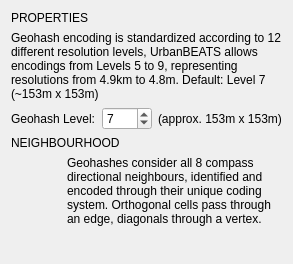
            <widget class="QWidget" name="scrollAreaWidgetContents_5">
             <property name="geometry">
              <rect>
               <x>0</x>
               <y>0</y>
               <width>273</width>
               <height>264</height>
              </rect>
             </property>
             <layout class="QVBoxLayout" name="verticalLayout_11">
              <item>
               <widget class="QLabel" name="gh_lbl1">
                <property name="whatsThis">
                 <string>Width of the square cell in the city grid in metres</string>
                </property>
                <property name="text">
                 <string>PROPERTIES</string>
                </property>
               </widget>
              </item>
              <item>
               <widget class="QLabel" name="gh_descr">
                <property name="whatsThis">
                 <string>Width of the square cell in the city grid in metres</string>
                </property>
                <property name="text">
                 <string>Geohash encoding is standardized according to 12 different resolution levels, UrbanBEATS allows encodings from Levels 5 to 9, representing resolutions from 4.9km to 4.8m. Default: Level 7 (~153m x 153m)</string>
                </property>
                <property name="wordWrap">
                 <bool>true</bool>
                </property>
               </widget>
              </item>
              <item>
               <widget class="QWidget" name="gh_widget_params" native="true">
                <layout class="QGridLayout" name="gridLayout_8">
                 <property name="leftMargin">
                  <number>0</number>
                 </property>
                 <property name="topMargin">
                  <number>0</number>
                 </property>
                 <property name="rightMargin">
                  <number>0</number>
                 </property>
                 <property name="bottomMargin">
                  <number>0</number>
                 </property>
                 <item row="0" column="0">
                  <widget class="QLabel" name="gh_res_lbl">
                   <property name="whatsThis">
                    <string>Width of the square cell in the city grid in metres</string>
                   </property>
                   <property name="text">
                    <string>Geohash Level:</string>
                   </property>
                  </widget>
                 </item>
                 <item row="0" column="1">
                  <widget class="QSpinBox" name="gh_res_spin">
                   <property name="minimumSize">
                    <size>
                     <width>50</width>
                     <height>0</height>
                    </size>
                   </property>
                   <property name="maximumSize">
                    <size>
                     <width>50</width>
                     <height>16777215</height>
                    </size>
                   </property>
                   <property name="toolTip">
                    <string>&lt;!DOCTYPE HTML PUBLIC &quot;-//W3C//DTD HTML 4.0//EN&quot; &quot;http://www.w3.org/TR/REC-html40/strict.dtd&quot;&gt;
&lt;html&gt;&lt;head&gt;&lt;meta name=&quot;qrichtext&quot; content=&quot;1&quot; /&gt;&lt;style type=&quot;text/css&quot;&gt;
p, li { white-space: pre-wrap; }
&lt;/style&gt;&lt;/head&gt;&lt;body style=&quot; font-family:'MS Shell Dlg 2'; font-size:8.25pt; font-weight:400; font-style:normal;&quot;&gt;
&lt;p style=&quot; margin-top:0px; margin-bottom:0px; margin-left:0px; margin-right:0px; -qt-block-indent:0; text-indent:0px;&quot;&gt;&lt;span style=&quot; font-size:8pt;&quot;&gt;Width of the square cell in the city grid in metres&lt;/span&gt;&lt;/p&gt;&lt;/body&gt;&lt;/html&gt;</string>
                   </property>
                   <property name="suffix">
                    <string/>
                   </property>
                   <property name="minimum">
                    <number>5</number>
                   </property>
                   <property name="maximum">
                    <number>9</number>
                   </property>
                   <property name="singleStep">
                    <number>1</number>
                   </property>
                   <property name="value">
                    <number>7</number>
                   </property>
                  </widget>
                 </item>
                 <item row="0" column="2">
                  <widget class="QLabel" name="gh_res_reslbl">
                   <property name="whatsThis">
                    <string>Width of the square cell in the city grid in metres</string>
                   </property>
                   <property name="text">
                    <string>(approx. 153m x 153m)</string>
                   </property>
                  </widget>
                 </item>
                 <item row="0" column="3">
                  <spacer name="horizontalSpacer_9">
                   <property name="orientation">
                    <enum>Qt::Horizontal</enum>
                   </property>
                   <property name="sizeHint" stdset="0">
                    <size>
                     <width>40</width>
                     <height>20</height>
                    </size>
                   </property>
                  </spacer>
                 </item>
                </layout>
               </widget>
              </item>
              <item>
               <widget class="QLabel" name="gh_neigh_title">
                <property name="whatsThis">
                 <string>Width of the square cell in the city grid in metres</string>
                </property>
                <property name="text">
                 <string>NEIGHBOURHOOD</string>
                </property>
               </widget>
              </item>
              <item>
               <widget class="QWidget" name="raster_neigh_frame_2" native="true">
                <property name="enabled">
                 <bool>true</bool>
                </property>
                <layout class="QGridLayout" name="gridLayout_14">
                 <property name="leftMargin">
                  <number>0</number>
                 </property>
                 <property name="topMargin">
                  <number>0</number>
                 </property>
                 <property name="rightMargin">
                  <number>0</number>
                 </property>
                 <property name="bottomMargin">
                  <number>0</number>
                 </property>
                 <item row="0" column="0">
                  <widget class="QLabel" name="gh_neigh_img">
                   <property name="minimumSize">
                    <size>
                     <width>50</width>
                     <height>50</height>
                    </size>
                   </property>
                   <property name="maximumSize">
                    <size>
                     <width>50</width>
                     <height>50</height>
                    </size>
                   </property>
                   <property name="text">
                    <string/>
                   </property>
                   <property name="pixmap">
                    <pixmap resource="../../../../../Dropbox/UrbanBEATS Master Project/graphics/ubeats.qrc">:/images/images/md_spatial_moore.png</pixmap>
                   </property>
                  </widget>
                 </item>
                 <item row="0" column="1">
                  <widget class="QLabel" name="gh_neigh_descr">
                   <property name="enabled">
                    <bool>true</bool>
                   </property>
                   <property name="text">
                    <string>&lt;html&gt;&lt;head/&gt;&lt;body&gt;&lt;p&gt;Geohashes consider all 8 compass directional neighbours, identified and encoded through their unique coding system. Orthogonal cells pass through an edge, diagonals through a vertex.&lt;/p&gt;&lt;/body&gt;&lt;/html&gt;</string>
                   </property>
                   <property name="wordWrap">
                    <bool>true</bool>
                   </property>
                  </widget>
                 </item>
                </layout>
               </widget>
              </item>
              <item>
               <spacer name="verticalSpacer_5">
                <property name="orientation">
                 <enum>Qt::Vertical</enum>
                </property>
                <property name="sizeHint" stdset="0">
                 <size>
                  <width>20</width>
                  <height>40</height>
                 </size>
                </property>
               </spacer>
              </item>
             </layout>
            </widget>
